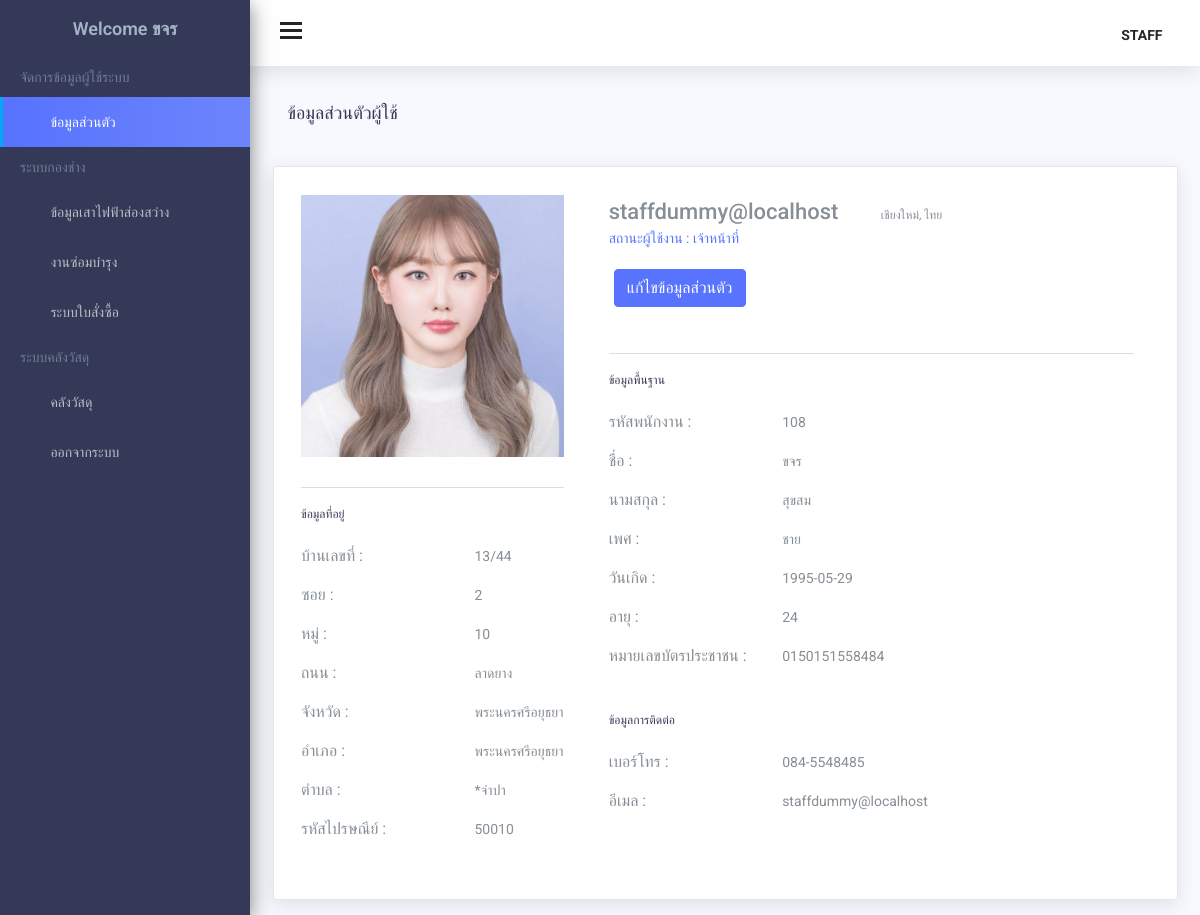
/admin_profile.php (signed in), run on the app's committed database.
### tables this page shows
CREATE TABLE `member` (
  `member_id` int(3) UNSIGNED ZEROFILL NOT NULL,
  `member_email` varchar(25) NOT NULL,
  `Password` varchar(20) NOT NULL,
  `conPassword` varchar(20) NOT NULL,
  `member_fname` varchar(30) NOT NULL,
  `member_lname` varchar(30) NOT NULL,
  `member_gender` varchar(4) NOT NULL,
  `member_birthdate` date NOT NULL,
  `member_age` int(2) NOT NULL,
  `member_id_card` char(13) NOT NULL,
  `member_tel` char(11) NOT NULL,
  `member_typeid` int(1) NOT NULL,
  `member_pic` varchar(30) DEFAULT NULL,
  `member_status` char(1) NOT NULL DEFAULT '1'
);

CREATE TABLE `member_address` (
  `address_id` int(6) NOT NULL,
  `house_number` varchar(10) NOT NULL,
  `soi` varchar(5) NOT NULL,
  `moo` varchar(5) NOT NULL,
  `road` varchar(20) NOT NULL,
  `sub_district` varchar(6) NOT NULL,
  `district` int(5) NOT NULL,
  `province` int(5) NOT NULL,
  `postal_code` varchar(5) NOT NULL,
  `member_id` int(3) UNSIGNED ZEROFILL NOT NULL
);

CREATE TABLE `province` (
  `Pid` int(5) NOT NULL,
  `Pcode` varchar(2) NOT NULL,
  `Pname_th` varchar(150) NOT NULL,
  `Pname_en` varchar(150) NOT NULL
);

CREATE TABLE `district` (
  `Did` int(5) NOT NULL,
  `Dcode` varchar(4) NOT NULL,
  `Dname_th` varchar(150) NOT NULL,
  `Dname_en` varchar(150) NOT NULL,
  `Pid` int(5) NOT NULL DEFAULT '0'
);

CREATE TABLE `subdistrict` (
  `SDTid` varchar(6) NOT NULL,
  `SDTzipcode` int(11) NOT NULL,
  `SDTname_th` varchar(150) NOT NULL,
  `SDTname_en` varchar(150) NOT NULL,
  `Did` int(11) NOT NULL DEFAULT '0'
);

### admin_profile.php (the view, shortened to what this page needs)
<?php
include('connect.php');
mysqli_set_charset($conn, 'utf8');
?>
<!DOCTYPE html>
<html lang="en">
<head>
  <link href="assets/css/lib/calendar2/pignose.calendar.min.css" rel="stylesheet">
  <link href="assets/css/lib/chartist/chartist.min.css" rel="stylesheet">
  <link href="assets/css/lib/font-awesome.min.css" rel="stylesheet">
  <link href="assets/css/lib/themify-icons.css" rel="stylesheet">
  <link href="assets/css/lib/owl.carousel.min.css" rel="stylesheet" />
  <link href="assets/css/lib/owl.theme.default.min.css" rel="stylesheet" />
  <link href="assets/css/lib/weather-icons.css" rel="stylesheet" />
  <link href="assets/css/lib/menubar/sidebar.css" rel="stylesheet">
  <link href="assets/css/lib/bootstrap.min.css" rel="stylesheet">
  <link href="assets/css/lib/helper.css" rel="stylesheet">
  <link href="assets/css/style.css" rel="stylesheet">
</head>
<body>
  <?php
  include("admin_sidebar.php");
  include("admin_header.php");
  ?>
  <div class="content-wrap">
    <div class="main">
      <div class="container-fluid">
        <div class="row">
          <div class="col-lg-8 p-r-0 title-margin-right">
            <div class="page-header">
              <div class="page-title">
                <h1>ข้อมูลส่วนตัวผู้ใช้
                </h1>
              </div>
            </div>
          </div>
          <div class="col-lg-4 p-l-0 title-margin-left">
            <div class="page-header">
              <div class="page-title">
                <ol class="breadcrumb">
                </ol>
              </div>
            </div>
          </div>
        </div>
        <section id="main-content">
          <div class="row">
            <div class="col-lg-12">
              <div class="card">
                <div class="card-body">
                  <div class="user-profile">
                    <div class="row">
                      <div class="col-lg-4">
                        <div class="user-photo m-b-30">
                          <img class="img-fluid" src="images/<?php echo $objMemberResult["member_pic"]; ?>" alt="" />
                        </div>
                        <ul class="nav nav-tabs" role="tablist">
                        </ul>
                        <div class="contact-information">
                          <div class="work-content">
                            <div class="basic-information">
                              <h4>ข้อมูลที่อยู่</h4>
                              <div class="gender-content">
                                <span class="contact-title">บ้านเลขที่ :</span>
                                <?php echo $objMemberResult["house_number"]; ?>
                              </div>
                              <div class="gender-content">
                                <span class="contact-title">ซอย :</span>
                                <?php echo $objMemberResult["soi"]; ?>
                              </div>
                              <div class="gender-content">
                                <span class="contact-title">หมู่ :</span>
                                <?php echo $objMemberResult["moo"]; ?>
                              </div>
                              <div class="gender-content">
                                <span class="contact-title">ถนน :</span>
                                <?php echo $objMemberResult["road"]; ?>
                              </div>
                              <div class="gender-content">
                                <span class="contact-title">จังหวัด :</span>
                                <?php echo $objMemberResult["Pname_th"]; ?>
                              </div>
                              <div class="gender-content">
                                <span class="contact-title">อำเภอ :</span>
                                <?php echo $objMemberResult["Dname_th"]; ?>
                              </div>
                              <div class="gender-content">
                                <span class="contact-title">ตำบล :</span>
                                <?php echo $objMemberResult["SDTname_th"]; ?>
                              </div>
                              <div class="email-content">
                                <span class="contact-title">รหัสไปรษณีย์ :</span>
                                <?php echo $objMemberResult["postal_code"]; ?>
                              </div>
                            </div>
                          </div>
                        </div>
                      </div>
                      <div class="col-lg-8">
                        <div class="user-profile-name"> <?php echo $objMemberResult["member_email"]; ?> </div>
                        <div class="user-Location">
                          <i class="ti-location-pin"></i> เชียงใหม่, ไทย</div>
                          <div class="user-job-title"><span>สถานะผู้ใช้งาน : </span>
                            <?php
                            if ($objMemberResult["member_typeid"] == 1) {
                              echo "เจ้าหน้าที่";
                            } elseif ($objMemberResult["member_typeid"] == 2) {
                              echo "หัวหน้างาน";
                            } elseif ($objMemberResult["member_typeid"] == 3) {
                              echo "ปลัดเทศบาล";
                            } else {
                              echo "ผู้ดูแลระบบ";
                            }
                            ?>
                          </div>
                          <div class="user-send-message">
                            <a href="admin_edit_profile.php">
                              <button class="btn btn-primary m-b-10 m-l-5" type="button"> แก้ไขข้อมูลส่วนตัว </button>
                            </a>
                          </div>
                          <div class="custom-tab user-profile-tab">
                            <ul class="nav nav-tabs" role="tablist">
                              <li role="presentation" class="active">
                                <a> </a>
                              </li>
                            </ul>
                            <div class="tab-content">
                              <div role="tabpanel" class="tab-pane active" id="1">
                                <div class="contact-information">
                                  <h4>ข้อมูลพื้นฐาน</h4>
                                  <div class="birthday-content">
                                    <span class="contact-title">รหัสพนักงาน : </span>
                                    <?php echo $objMemberResult["member_id"]; ?>
                                  </div>
                                  <div class="birthday-content">
                                    <span class="contact-title">ชื่อ : </span>
                                    <?php echo $objMemberResult["member_fname"]; ?>
                                  </div>
                                  <div class="birthday-content">
                                    <span class="contact-title">นามสกุล : </span>
                                    <?php echo $objMemberResult["member_lname"]; ?>
                                  </div>
                                  <div class="gender-content">
                                    <span class="contact-title">เพศ :</span>
                                    <?php echo $objMemberResult["member_gender"]; ?>
                                  </div>
                                  <div class="gender-content">
                                    <span class="contact-title">วันเกิด :</span>
                                    <?php echo $objMemberResult["member_birthdate"]; ?>
                                  </div>
                                  <div class="gender-content">
                                    <span class="contact-title">อายุ :</span>
                                    <?php echo $objMemberResult["member_age"]; ?>
                                  </div>
                                  <div class="gender-content">
                                    <span class="contact-title">หมายเลขบัตรประชาชน :</span>
                                    <?php echo $objMemberResult["member_id_card"]; ?>
                                  </div>
                                  <br>
                                  <h4>ข้อมูลการติดต่อ</h4>
                                  <div class="gender-content">
                                    <span class="contact-title">เบอร์โทร :</span>
                                    <?php echo $objMemberResult["member_tel"]; ?>
                                  </div>
                                  <div class="email-content">
                                    <span class="contact-title">อีเมล : </span>
                                    <?php echo $objMemberResult["member_email"]; ?>
                                  </div>
                                </div>
                              </div>
                            </div>
                          </div>
                        </div>
                      </div>
                    </div>
                  </div>
                </div>
              </div>
            </div>
          </div>
      </div>
</body>
</html>

### admin_sidebar.php (shortened to what this page needs)
<?php
include('connect.php');
$strSQL = "SELECT * FROM member WHERE member_id = '" . $_SESSION['member_id'] . "' ";
mysqli_set_charset($conn, 'utf8');
$objQuery = mysqli_query($conn, $strSQL);
$profile = mysqli_fetch_array($objQuery, MYSQLI_ASSOC);
?>
<div class="sidebar sidebar-hide-to-small sidebar-shrink sidebar-gestures">
    <div class="nano">
        <div class="nano-content">
            <ul>
                <div class="logo"><a href="admin_profile.php">
                        <span><span>Welcome </span>
                            <?php echo $profile["member_fname"]; ?>
                        </span></a>
                </div>
                <li class="label">จัดการข้อมูลผู้ใช้ระบบ</li>
                <li><a href="admin_profile.php"><i class="ti-user"></i> ข้อมูลส่วนตัว </a></li>
                <?php if ($_SESSION['member_typeid'] <= 3 || $_SESSION['member_typeid'] == 4) { ?>
                    <li class="label">ระบบกองช่าง</li>
                    <?php if ($_SESSION['member_typeid'] <= 2 || $_SESSION['member_typeid'] == 4) { ?>
                        <li><a class="sidebar-sub-toggle"><i class="ti-shine"></i> ข้อมูลเสาไฟฟ้าส่องสว่าง <span class="sidebar-collapse-icon ti-angle-down"></span></a>
                        </li>
                    <?php } ?>
                    <li><a class="sidebar-sub-toggle"><i class="ti-alert"></i> งานซ่อมบำรุง <span class="sidebar-collapse-icon ti-angle-down"></span></a>
                    </li>
                    <li><a href="orders.php"><i class="ti-receipt"></i> ระบบใบสั่งซื้อ </a></li>
                <?php } ?>
                <?php if ($_SESSION['member_typeid'] <= 2) { ?>
                    <li class="label">ระบบคลังวัสดุ</li>
                    <li><a class="sidebar-sub-toggle"><i class="ti-home"></i> คลังวัสดุ <span class="sidebar-collapse-icon ti-angle-down"></span></a>
                    </li>
                <?php } ?>
                <li><a href="logout.php"><i class="ti-close"></i> ออกจากระบบ</a></li>
            </ul>
        </div>
    </div>
</div>

### admin_header.php (shortened to what this page needs)
<?php include('connect.php');
$member = "SELECT * FROM member INNER JOIN member_address on member.member_id = member_address.member_id
INNER JOIN province as p on member_address.province = p.Pid
INNER JOIN district as d on member_address.district = d.Did
INNER JOIN subdistrict as sd on member_address.sub_district = sd.SDTid
WHERE member.member_id = '" . $_SESSION['member_id'] . "'";
mysqli_set_charset($conn, 'utf8');
$objMember = mysqli_query($conn, $member);
$objMemberResult = mysqli_fetch_array($objMember, MYSQLI_ASSOC);
    ?>
    <div class="header">
        <div class="container-fluid">
            <div class="row">
                <div class="col-lg-12">
                    <div class="float-left">
                        <div class="hamburger sidebar-toggle">
                            <span class="line"></span>
                            <span class="line"></span>
                            <span class="line"></span>
                        </div>
                    </div>
                    <div class="float-right">
                        <li class="header-icon dib">
                            <span class="user-avatar">
                                <?php
                                   if ($objMemberResult["member_typeid"] == 1) {
                                    echo "STAFF";
                                  } elseif ($objMemberResult["member_typeid"] == 2) {
                                    echo "SUPERVISOR";
                                  } elseif ($objMemberResult["member_typeid"] == 3) {
                                    echo "MUNICIPLE";
                                  } else {
                                    echo "ADMINISRATOR";
                                  }
                                ?>
                                <br>
                            </span>
                        </li>
                    </div>
                </div>
            </div>
        </div>
    </div>

### data on the page
member: member_fname "ขจร", member_pic (picture), member_address.house_number "13/44", member_address.soi "2", member_address.moo "10", member_address.road "ลาดยาง", province.Pname_th "พระนครศรีอยุธยา", district.Dname_th "พระนครศรีอยุธยา", subdistrict.SDTname_th "*จำปา", member_address.postal_code "50010", member_email "staffdummy@localhost", member_address.member_id "108", member_lname "สุขสม", member_gender "ชาย", member_birthdate "1995-05-29", member_age "24", member_id_card "0150151558484", member_tel "084-5548485"
